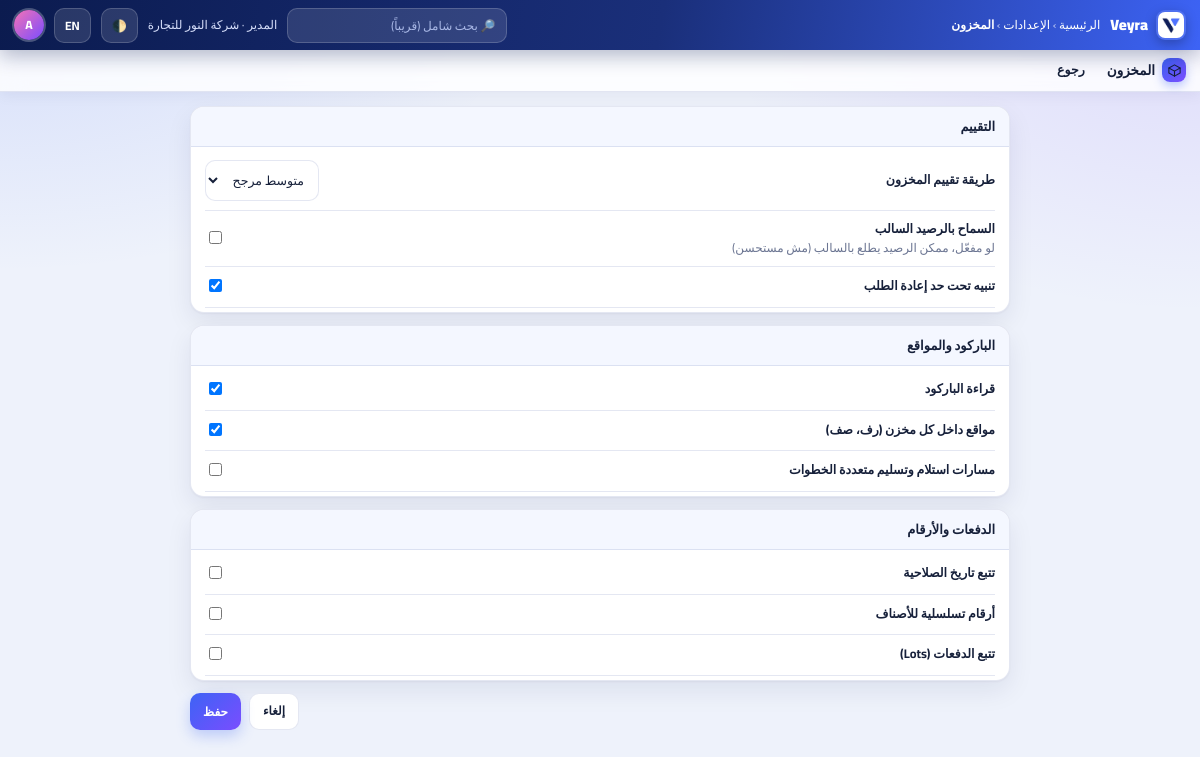
/settings/inventory/ (signed in), run on the app's committed database.
### core/models.py (models this page shows, shortened)
class TimeStampedModel(models.Model):
    created_at = models.DateTimeField(auto_now_add=True)
    updated_at = models.DateTimeField(auto_now=True)
    class Meta:
        abstract = True

class Module(TimeStampedModel):
    CATEGORY = [("main", "رئيسي"), ("sub", "فرعي")]
    code = models.SlugField("الكود", max_length=40, unique=True)
    name = models.CharField("الاسم", max_length=100)
    category = models.CharField("النوع", max_length=10, choices=CATEGORY, default="main")
    parent = models.ForeignKey("self", null=True, blank=True, on_delete=models.SET_NULL, related_name="children")
    depends_on = models.ManyToManyField("self", symmetrical=False, blank=True, related_name="required_by")
    sort = models.PositiveIntegerField(default=0)
    class Meta:
        ordering = ["sort", "name"]

class Company(TimeStampedModel):
    name = models.CharField("اسم الشركة", max_length=150)
    code = models.CharField("كود الشركة", max_length=20, unique=True)
    country = models.CharField("البلد", max_length=2, default="EG")
    currency = models.CharField("العملة", max_length=3, default="EGP")
    version = models.CharField("إصدار النظام", max_length=20, default="2.4.0")
    is_active = models.BooleanField("نشطة", default=True)

### accounts/models.py (models this page shows, shortened)
class User(AbstractUser):
    company = models.ForeignKey("core.Company", null=True, blank=True,
                                on_delete=models.PROTECT, related_name="users")
    is_company_manager = models.BooleanField("مدير الشركة", default=False)
    allowed_modules = models.ManyToManyField("core.Module", blank=True, related_name="users")
    def can_access(self, code):
        if self.is_superuser:
            return True

### core/views.py (the view)
# urls.py: path("settings/<slug:code>/", views.settings_module, name="settings_module"),
@module_required("settings")
def settings_module(request, code):
    if not _is_manager(request.user) or code not in SCHEMA:
        raise PermissionDenied
    company = request.user.company
    module = get_object_or_404(Module, code=code)
    if request.method == "POST":
        form = build_form(code, data=request.POST, company=company)
        if form.is_valid():
            save_values(company, code, form.cleaned_data)
            messages.success(request, "تم حفظ الإعدادات")
            return redirect("settings_module", code=code)
    else:
        form = build_form(code, company=company)
    return render(request, "settings_module.html", {"form": form, "groups": grouped(code, form), "module": module, "icon": svg_for(code)})

### core/context_processors.py (called while the page is built)
def module_nav(request):
    user = getattr(request, "user", None)
    match = getattr(request, "resolver_match", None)
    if not user or not user.is_authenticated or not user.company_id or not match:
        return {"subs": []}
    code = URL_MODULE.get(match.url_name)
    if not code:
        return {"subs": []}
    enabled = set(CompanyModule.objects.filter(company_id=user.company_id, enabled=True)
                  .values_list("module__code", flat=True))
    subs = [m for m in Module.objects.filter(parent__code=code) if m.code in enabled and user.can_access(m.code)]
    return {"subs": subs, "current_module": code}

### core/i18n_dict.py (called while the page is built)
def translate(text, lang):
    if lang == "en":
        return EN.get(text, text)
    return text

### core/icons.py (called while the page is built)
def svg_for(code):
    body = _P.get(code, _FALLBACK)
    return ('<svg viewBox="0 0 24 24" width="26" height="26" fill="none" stroke="currentColor" stroke-width="1.8" '
            'stroke-linecap="round" stroke-linejoin="round" aria-hidden="true">' + body + '</svg>')

### core/templatetags/veyra_i18n.py (called while the page is built)
@register.filter
def tr(value):
    if value is None:
        return ""
    return translate(str(value), get_language())

### core/views.py (called while the page is built)
def _is_manager(user):
    return user.is_superuser or user.is_company_manager

### templates/settings_module.html (shortened to what this page needs)
{% extends "base.html" %}
{% load veyra_i18n %}
{% block crumb %}<a href="{% url 'home' %}">{{ 'الرئيسية'|tr }}</a> › <a href="{% url 'settings_index' %}">{{ 'الإعدادات'|tr }}</a> › <b>{{ module.name|tr }}</b>{% endblock %}
{% block modnav %}
<nav class="modnav">
  <span class="mname"><span class="mico">{{ icon|safe }}</span>{{ module.name|tr }}</span>
  <a href="{% url 'settings_index' %}">{{ 'رجوع'|tr }}</a>
</nav>
{% endblock %}
{% block content %}
<form method="post" style="max-width:820px;margin:0 auto">{% csrf_token %}
  {% for group, fields in groups %}
  <div class="card" style="margin-bottom:12px;padding:0;overflow:hidden">
    <div style="padding:10px 14px;font-weight:900;font-size:13px;background:var(--th);border-bottom:1px solid var(--line)">{{ group|tr }}</div>
    <div style="padding:4px 14px">
      {% for field in fields %}
      <div style="display:flex;align-items:center;justify-content:space-between;gap:12px;padding:9px 0;border-bottom:1px solid var(--line)">
        <div>
          <div style="font-weight:700;font-size:12.5px">{{ field.label|tr }}</div>
          {% if field.help_text %}<div class="muted">{{ field.help_text|tr }}</div>{% endif %}
        </div>
        <div>{{ field }}</div>
      </div>
      {% endfor %}
    </div>
  </div>
  {% endfor %}
  <div style="display:flex;gap:8px;justify-content:flex-end">
    <a class="btn ghost" href="{% url 'settings_index' %}">{{ 'إلغاء'|tr }}</a>
    <button class="btn" type="submit">{{ 'حفظ'|tr }}</button>
  </div>
</form>
{% endblock %}

### templates/base.html (shortened to what this page needs)
{% load static i18n veyra_i18n %}<!DOCTYPE html>
<html lang="{{ request.LANGUAGE_CODE|default:'ar' }}" dir="{% if request.LANGUAGE_CODE == 'en' %}ltr{% else %}rtl{% endif %}" data-theme="light">
<head>
<link rel="stylesheet" href="{% static 'css/app.css' %}">
</head>
<body>
<header class="topbar">
  <a href="{% url 'home' %}" class="brand"><img class="logo" src="{% static 'img/logo.png' %}" alt="Veyra"> Veyra</a>
  <span class="crumb">{% block crumb %}<b>{% if request.LANGUAGE_CODE == 'en' %}Home{% else %}الرئيسية{% endif %}</b>{% endblock %}</span>
  {% if user.is_authenticated %}
  <input class="search" placeholder="🔎 {{ 'بحث شامل (قريباً)'|tr }}" disabled>
  <span class="who">{{ user.get_full_name|default:user.username }}{% if user.company %} · {{ user.company.name }}{% endif %}</span>
  {% endif %}
  <button class="iconbtn" id="theme-btn" type="button" onclick="toggleTheme()" title="dark / light">🌓</button>
  <form class="lang-form" method="post" action="{% url 'set_language' %}">{% csrf_token %}
    <button class="iconbtn" type="submit">{% if request.LANGUAGE_CODE == 'en' %}عربي{% else %}EN{% endif %}</button>
  </form>
  {% if user.is_authenticated %}
  <details class="dd">
    <summary><span class="avatar">{{ user.username|slice:":1"|upper }}</span></summary>
  </details>
  {% else %}
  <a class="btn sm" href="{% url 'login' %}">{{ 'دخول'|tr }}</a>
  {% endif %}
</header>
{% block modnav %}{% endblock %}
<main class="rise">
  {% block content %}{% endblock %}
</main>
</body>
</html>

### static/css/app.css (style rules this page uses)
:root { --navy:#0B1B4F;--navy2:#1A2F7A;--blue:#3D63F5;--violet:#7A4DFF;--text:#16203A;--muted:#6B7592;--line:rgba(120,135,190,.2);--card:#ffffff;--glass:rgba(255,255,255,.82);--bg:#EEF2FB;--th:#F4F7FF;--shadow:0 1px 2px rgba(11,27,79,.05),0 10px 26px rgba(11,27,79,.08);--shadow-lg:0 18px 44px rgba(61,99,245,.2) }
* { box-sizing:border-box }
html,body { width:100%;min-height:100% }
body { margin:0;font-family:"Cairo","Segoe UI",Tahoma,Arial,sans-serif;color:var(--text);background:radial-gradient(900px 520px at 0% -5%,rgba(61,99,245,.16),transparent 60%),radial-gradient(800px 520px at 100% 0%,rgba(122,77,255,.14),transparent 60%),var(--bg);background-attachment:fixed;font-size:13px;line-height:1.5 }
a { color:inherit }
.topbar { position:sticky;top:0;z-index:30;display:flex;align-items:center;gap:10px;height:50px;padding:0 14px;background:linear-gradient(100deg,var(--navy),var(--navy2) 55%,var(--blue));color:#fff;box-shadow:0 6px 20px rgba(11,27,79,.3) }
.topbar a { text-decoration:none;color:#fff }
.brand { display:flex;align-items:center;gap:8px;font-weight:900;font-size:15px }
.brand img.logo { width:30px;height:30px;border-radius:9px;object-fit:contain;background:rgba(255,255,255,.1);padding:2px;box-shadow:0 4px 12px rgba(0,0,0,.25) }
.crumb { color:#BFCBF2;font-size:12px }
.crumb b { color:#fff }
.search { width:220px;background:rgba(255,255,255,.12);border:1px solid rgba(255,255,255,.18);color:#fff;padding:5px 11px;border-radius:10px;font-size:12px;font-family:inherit }
.search::placeholder { color:#A9B8E6 }
.iconbtn { background:rgba(255,255,255,.12);border:1px solid rgba(255,255,255,.18);color:#fff;border-radius:10px;padding:5px 10px;font-size:12px;font-weight:700;cursor:pointer;font-family:inherit }
.who { font-size:12px;color:#D6DEFA }
.avatar { display:inline-flex;width:30px;height:30px;border-radius:50%;background:linear-gradient(135deg,#F472B6,#7A4DFF);align-items:center;justify-content:center;font-weight:800;font-size:12px;box-shadow:0 0 0 2px rgba(255,255,255,.25);cursor:pointer }
details.dd { position:relative }
details.dd>summary { list-style:none;cursor:pointer }
.modnav { display:flex;align-items:center;gap:4px;padding:6px 14px;background:var(--glass);backdrop-filter:blur(12px);border-bottom:1px solid var(--line);position:sticky;top:50px;z-index:25;flex-wrap:wrap;box-shadow:0 4px 14px rgba(11,27,79,.05) }
.mname { display:flex;align-items:center;gap:7px;font-weight:900;font-size:13.5px;margin-inline-end:8px }
.mico { width:24px;height:24px;border-radius:8px;background:linear-gradient(135deg,var(--blue),var(--violet));display:inline-flex;align-items:center;justify-content:center;font-size:12px;box-shadow:0 4px 10px rgba(61,99,245,.35) }
.mico svg { width:15px;height:15px }
.modnav a { padding:5px 10px;border-radius:8px;text-decoration:none;font-weight:700;font-size:12.5px;color:var(--text) }
main { padding:14px 16px 40px;width:100%;margin:0 }
.rise { animation:rise .4s cubic-bezier(.2,.8,.2,1) both }
.btn { display:inline-flex;align-items:center;gap:5px;font-size:12px;font-weight:800;padding:7px 13px;border-radius:10px;border:none;color:#fff;cursor:pointer;background:linear-gradient(135deg,var(--blue),var(--violet));box-shadow:0 6px 14px rgba(61,99,245,.28);font-family:inherit;text-decoration:none;transition:transform .15s,box-shadow .2s }
.btn.ghost { background:var(--card);color:var(--text);border:1px solid var(--line);box-shadow:none }
.card { background:var(--card);border:1px solid var(--line);border-radius:14px;box-shadow:var(--shadow);padding:14px }
.muted { color:var(--muted);font-size:12px }
input,select,textarea { font-family:inherit;font-size:12.5px;padding:7px 10px;border-radius:10px;border:1px solid var(--line);background:var(--card);color:var(--text);outline:none;transition:border-color .2s,box-shadow .2s }
input[type=checkbox] { padding:0;box-shadow:none }
.lang-form { margin:0 }

### data on the page
Module: name|tr "المخزون"
User: get_full_name "المدير", company.name "شركة النور للتجارة", username "A"

### other printed values
{{ 'الرئيسية'|tr }} "الرئيسية"
{{ 'الإعدادات'|tr }} "الإعدادات"
{{ 'رجوع'|tr }} "رجوع"
{{ group|tr }} "التقييم" "الباركود والمواقع" "الدفعات والأرقام"
{{ field.label|tr }} "طريقة تقييم المخزون" "السماح بالرصيد السالب" "تنبيه تحت حد إعادة الطلب" "قراءة الباركود" "مواقع داخل كل مخزن (رف، صف)" "مسارات استلام وتسليم متعددة الخطوات" "تتبع تاريخ الصلاحية" "أرقام تسلسلية للأصناف" "تتبع الدفعات (Lots)"
{{ field.help_text|tr }} "لو مفعّل، ممكن الرصيد يطلع بالسالب (مش مستحسن)"
{{ 'إلغاء'|tr }} "إلغاء"
{{ 'حفظ'|tr }} "حفظ"
